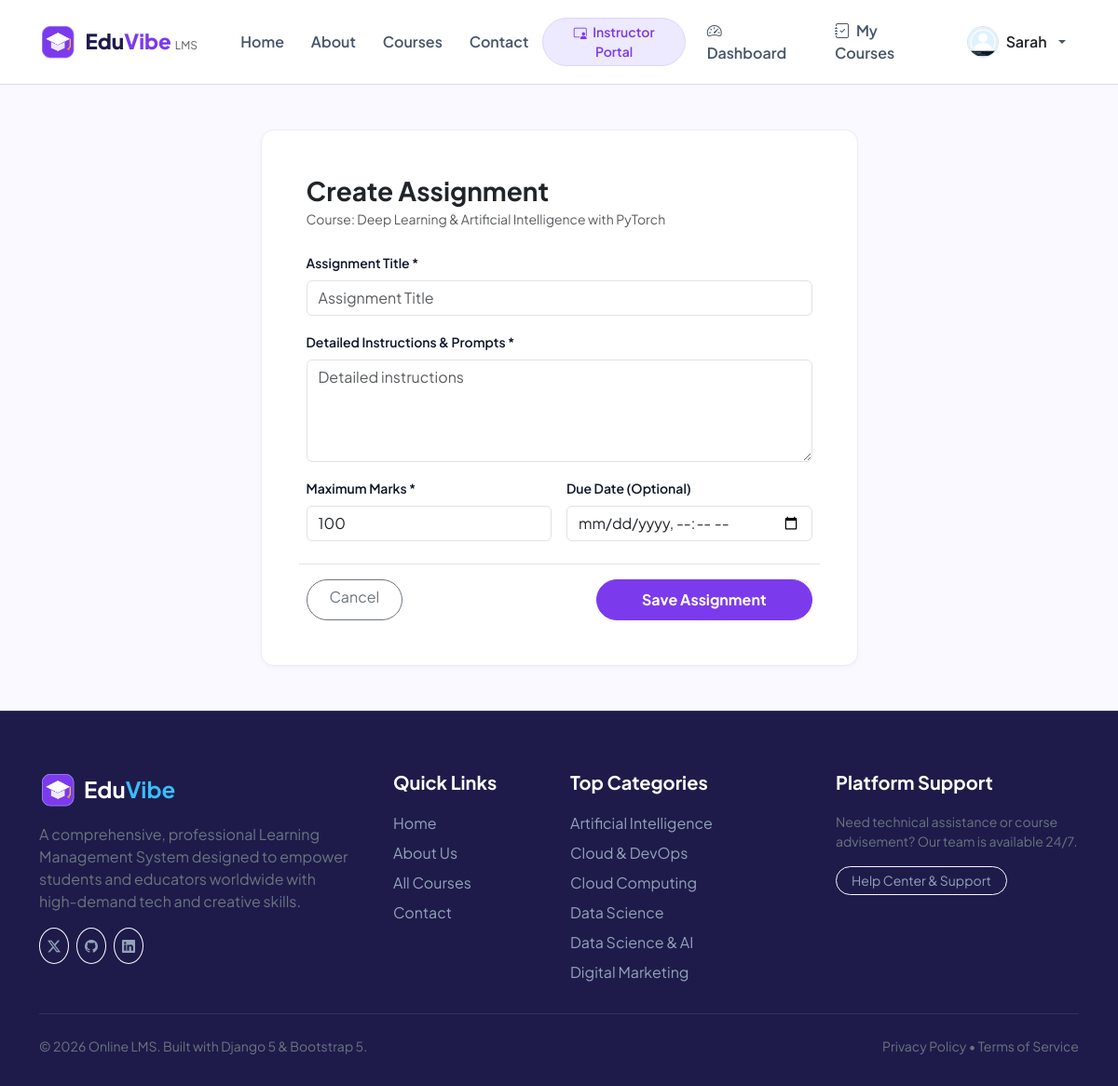
The app's page /instructor/course/9/assignment/add/ (signed in) with its own data.
### online_app/models.py (models this page shows, shortened)
class UserProfile(models.Model):
    ROLE_CHOICES = [
        ('student', 'Student'),
        ('instructor', 'Instructor'),
        ('admin', 'Admin'),
    ]
    user = models.OneToOneField(User, on_delete=models.CASCADE, related_name='profile')
    role = models.CharField(max_length=20, choices=ROLE_CHOICES, default='student')
    phone = models.CharField(max_length=25, blank=True)
    headline = models.CharField(max_length=150, blank=True, help_text="e.g. Senior Software Engineer | Student")
    bio = models.TextField(blank=True)
    avatar = models.ImageField(upload_to='avatars/', blank=True, null=True)
    avatar_static = models.CharField(max_length=255, blank=True, default='online_app/images/instructors/instructor1.jpg')
    created_at = models.DateTimeField(auto_now_add=True)
    def is_instructor(self):
        return self.role in ['instructor', 'admin'] or self.user.is_staff
    def get_avatar_url(self):
        if self.avatar:
            return self.avatar.url
        if self.avatar_static:
            return static(self.avatar_static)
        return static('online_app/images/instructors/instructor1.jpg')

class Course(models.Model):
    LEVEL_CHOICES = [
        ('all', 'All Levels'),
        ('beginner', 'Beginner'),
        ('intermediate', 'Intermediate'),
        ('advanced', 'Advanced'),
    ]
    title = models.CharField(max_length=200)
    slug = models.SlugField(unique=True, blank=True)
    category = models.ForeignKey(Category, on_delete=models.SET_NULL, null=True, related_name='courses')
    instructor = models.ForeignKey(User, on_delete=models.CASCADE, related_name='courses_created')
    short_description = models.CharField(max_length=300)
    description = models.TextField()
    price = models.DecimalField(max_digits=8, decimal_places=2, default=0.00)
    level = models.CharField(max_length=20, choices=LEVEL_CHOICES, default='all')
    thumbnail = models.ImageField(upload_to='courses/', blank=True, null=True)
    thumbnail_static = models.CharField(max_length=255, blank=True, default='online_app/images/courses/course1.png')
    duration_hours = models.DecimalField(max_digits=5, decimal_places=1, default=10.0)
    is_published = models.BooleanField(default=True)
    created_at = models.DateTimeField(auto_now_add=True)
    updated_at = models.DateTimeField(auto_now=True)
    class Meta:
        ordering = ['-created_at']

class Category(models.Model):
    name = models.CharField(max_length=100)
    slug = models.SlugField(unique=True, blank=True)
    icon = models.CharField(max_length=60, default='bi-code-slash', help_text="Bootstrap icon class name")
    description = models.TextField(blank=True)
    image = models.ImageField(upload_to='categories/', blank=True, null=True)
    image_static = models.CharField(max_length=255, blank=True, default='')
    class Meta:
        verbose_name_plural = 'Categories'
        ordering = ['name']

### online_app/views.py (the view)
# urls.py: path('instructor/course/<int:course_id>/assignment/add/', views.add_assignment, name='add_assignment'),
@login_required
def add_assignment(request, course_id):
    course = get_object_or_404(Course, id=course_id, instructor=request.user)
    if request.method == 'POST':
        form = AssignmentForm(request.POST)
        if form.is_valid():
            assignment = form.save(commit=False)
            assignment.course = course
            assignment.save()
            messages.success(request, f"Assignment '{assignment.title}' created.")
            return redirect('course_detail', slug=course.slug)
    else:
        form = AssignmentForm()
    return render(request, 'online_app/assignment_form.html', {'form': form, 'course': course})

### online_app/forms.py
class AssignmentForm(forms.ModelForm):
    class Meta:
        model = Assignment
        fields = ['title', 'description', 'due_date', 'max_marks']
        widgets = {
            'title': forms.TextInput(attrs={'class': 'form-control', 'placeholder': 'Assignment Title'}),
            'description': forms.Textarea(attrs={'class': 'form-control', 'rows': 4, 'placeholder': 'Detailed instructions'}),
            'due_date': forms.DateTimeInput(attrs={'class': 'form-control', 'type': 'datetime-local'}),
            'max_marks': forms.NumberInput(attrs={'class': 'form-control'}),
        }

### online_app/views.py (called while the page is built)
def global_categories_processor(request):
    return {
        'nav_categories': Category.objects.all()[:6]
    }

### online_app/templates/online_app/assignment_form.html (shortened to what this page needs)
{% extends 'online_app/base.html' %}
{% load static %}
{% block content %}
<div class="container py-5">
  <div class="row justify-content-center">
    <div class="col-lg-7">
      <div class="card-custom p-4 p-md-5 bg-white">
        <h3 class="fw-bold mb-1 text-dark">Create Assignment</h3>
        <p class="text-muted small mb-4">Course: {{ course.title }}</p>
        <form method="POST">
          <div class="row g-3">
            <div class="col-12">
              <label class="form-label small fw-semibold">Assignment Title *</label>
              {{ form.title }}
            </div>
            <div class="col-12">
              <label class="form-label small fw-semibold">Detailed Instructions &amp; Prompts *</label>
              {{ form.description }}
            </div>
            <div class="col-md-6">
              <label class="form-label small fw-semibold">Maximum Marks *</label>
              {{ form.max_marks }}
            </div>
            <div class="col-md-6">
              <label class="form-label small fw-semibold">Due Date (Optional)</label>
              {{ form.due_date }}
            </div>
            <div class="col-12 mt-4 pt-3 border-top d-flex justify-content-between">
              <a href="{% url 'course_detail' slug=course.slug %}" class="btn btn-outline-secondary rounded-pill px-4">Cancel</a>
              <button type="submit" class="btn btn-primary rounded-pill px-5 fw-bold">Save Assignment</button>
            </div>
          </div>
        </form>
      </div>
    </div>
  </div>
</div>
{% endblock %}

### online_app/templates/online_app/base.html (shortened to what this page needs)
{% load static %}
<!DOCTYPE html>
<html lang="en">
<head>
  <link href="https://cdn.jsdelivr.net/npm/bootstrap@5.3.3/dist/css/bootstrap.min.css" rel="stylesheet">
  <link rel="stylesheet" href="https://cdn.jsdelivr.net/npm/bootstrap-icons@1.11.3/font/bootstrap-icons.min.css">
  <link rel="stylesheet" href="{% static 'online_app/css/style.css' %}">
</head>
<body>
  <nav class="navbar navbar-expand-lg navbar-lms">
    <div class="container">
      <a class="navbar-brand" href="{% url 'home' %}">
        <img src="{% static 'online_app/images/logo/logo.png' %}" alt="LMS Logo" class="brand-logo-img">
        <span>Edu<span style="color: var(--purple-primary);">Vibe</span> <small class="fw-normal text-muted" style="font-size: 0.75rem;">LMS</small></span>
      </a>
      <div class="collapse navbar-collapse" id="navbarLmsNav">
        <ul class="navbar-nav me-auto mb-2 mb-lg-0 ms-lg-3">
          <li class="nav-item">
            <a class="nav-link {% if request.resolver_match.url_name == 'home' %}active{% endif %}" href="{% url 'home' %}">Home</a>
          </li>
          <li class="nav-item">
            <a class="nav-link {% if request.resolver_match.url_name == 'about' %}active{% endif %}" href="{% url 'about' %}">About</a>
          </li>
          <li class="nav-item">
            <a class="nav-link {% if request.resolver_match.url_name == 'courses' or request.resolver_match.url_name == 'course_detail' %}active{% endif %}" href="{% url 'courses' %}">Courses</a>
          </li>
          <li class="nav-item">
            <a class="nav-link {% if request.resolver_match.url_name == 'contact' %}active{% endif %}" href="{% url 'contact' %}">Contact</a>
          </li>
        </ul>
        <ul class="navbar-nav ms-auto align-items-lg-center gap-2">
          {% if user.is_authenticated %}
            {% if user.profile.is_instructor %}
              <li class="nav-item">
                <a class="btn btn-lavender btn-sm rounded-pill px-3" href="{% url 'instructor_dashboard' %}">
                  <i class="bi bi-person-video3 me-1"></i> Instructor Portal
                </a>
              </li>
            {% endif %}
            <li class="nav-item">
              <a class="nav-link" href="{% url 'student_dashboard' %}">
                <i class="bi bi-speedometer2 me-1"></i> Dashboard
              </a>
            </li>
            <li class="nav-item">
              <a class="nav-link" href="{% url 'my_courses' %}">
                <i class="bi bi-journal-check me-1"></i> My Courses
              </a>
            </li>
            <li class="nav-item dropdown">
              <a class="nav-link dropdown-toggle d-flex align-items-center gap-2" href="#" id="userMenuDropdown" role="button" data-bs-toggle="dropdown" aria-expanded="false">
                <img src="{{ user.profile.get_avatar_url }}" alt="{{ user.username }}" class="rounded-circle border" width="34" height="34" style="object-fit: cover;">
                <span class="d-none d-lg-inline fw-semibold text-dark">{{ user.first_name|default:user.username }}</span>
              </a>
            </li>
          {% endif %}
        </ul>
      </div>
    </div>
  </nav>
  <main>
    {% block content %}{% endblock %}
  </main>
  <footer class="footer-lms">
    <div class="container">
      <div class="row g-4">
        <div class="col-lg-4 col-md-6">
          <div class="d-flex align-items-center gap-2 mb-3">
            <img src="{% static 'online_app/images/logo/logo.png' %}" alt="Logo" class="brand-logo-img">
            <span class="h4 text-white fw-bold mb-0">Edu<span style="color: var(--blue-primary);">Vibe</span></span>
          </div>
          <p class="text-secondary pe-lg-4">
            A comprehensive, professional Learning Management System designed to empower students and educators worldwide with high-demand tech and creative skills.
          </p>
          <div class="d-flex gap-2 mt-3">
            <a href="#" class="btn btn-outline-light btn-sm rounded-circle p-2"><i class="bi bi-twitter-x"></i></a>
            <a href="#" class="btn btn-outline-light btn-sm rounded-circle p-2"><i class="bi bi-github"></i></a>
            <a href="#" class="btn btn-outline-light btn-sm rounded-circle p-2"><i class="bi bi-linkedin"></i></a>
          </div>
        </div>
        <div class="col-lg-2 col-md-6 col-6">
          <h5>Quick Links</h5>
          <ul class="list-unstyled mb-0">
            <li class="mb-2"><a href="{% url 'home' %}">Home</a></li>
            <li class="mb-2"><a href="{% url 'about' %}">About Us</a></li>
            <li class="mb-2"><a href="{% url 'courses' %}">All Courses</a></li>
            <li class="mb-2"><a href="{% url 'contact' %}">Contact</a></li>
          </ul>
        </div>
        <div class="col-lg-3 col-md-6 col-6">
          <h5>Top Categories</h5>
          <ul class="list-unstyled mb-0">
            {% for cat in nav_categories %}
              <li class="mb-2"><a href="{% url 'courses' %}?category={{ cat.slug }}">{{ cat.name }}</a></li>
            {% empty %}
              <li class="mb-2"><a href="{% url 'courses' %}">Web Development</a></li>
              <li class="mb-2"><a href="{% url 'courses' %}">Data Science & AI</a></li>
            {% endfor %}
          </ul>
        </div>
        <div class="col-lg-3 col-md-6">
          <h5>Platform Support</h5>
          <p class="text-secondary small">Need technical assistance or course advisement? Our team is available 24/7.</p>
          <a href="{% url 'contact' %}" class="btn btn-outline-light btn-sm rounded-pill px-3">Help Center &amp; Support</a>
        </div>
      </div>
      <div class="pt-4 mt-4 border-top border-secondary border-opacity-25 d-flex flex-column flex-md-row justify-content-between align-items-center gap-2 text-secondary small">
        <p class="mb-0">&copy; 2026 Online LMS. Built with Django 5 &amp; Bootstrap 5.</p>
        <div>
          <span>Privacy Policy</span> • <span>Terms of Service</span>
        </div>
      </div>
    </div>
  </footer>
</body>
</html>

### online_app/static/online_app/css/style.css (style rules this page uses)
:root { --lavender-light: #F5F3FF; --lavender: #EDE9FE; --lavender-dark: #DDD6FE; --purple-soft: #8B5CF6; --purple-primary: #7C3AED; --purple-dark: #6D28D9; --blue-light: #E0F2FE; --blue-primary: #38BDF8; --blue-dark: #0284C7; --navy-text: #0F172A; --navy-dark: #1E1B4B; --text-muted: #64748B; --light-bg: #FAF9FF; --white: #FFFFFF; --light-grey: #F1F5F9; --border-color: #E2E8F0; --radius-sm: 8px; --radius-md: 14px; --radius-lg: 20px; --shadow-sm: 0 2px 4px rgba(124, 58, 237, 0.04); --shadow-md: 0 4px 12px rgba(124, 58, 237, 0.08); --shadow-lg: 0 10px 25px rgba(124, 58, 237, 0.12); }
body { font-family: 'Plus Jakarta Sans', -apple-system, BlinkMacSystemFont, 'Segoe UI', Roboto, Helvetica, Arial, sans-serif; color: var(--navy-text); background-color: var(--light-bg); min-height: 100vh; display: flex; flex-direction: column; }
main { flex: 1 0 auto; }
.navbar-lms { background-color: rgba(255, 255, 255, 0.95); backdrop-filter: blur(10px); border-bottom: 1px solid var(--lavender-dark); padding: 0.8rem 0; position: sticky; top: 0; z-index: 1020; }
.navbar-brand { font-weight: 800; font-size: 1.4rem; color: var(--navy-dark); display: flex; align-items: center; gap: 0.6rem; }
.brand-logo-img { width: 40px; height: 40px; border-radius: var(--radius-sm); object-fit: contain; }
.nav-link { font-weight: 600; color: #475569; padding: 0.5rem 0.9rem !important; border-radius: var(--radius-sm); transition: all 0.2s ease; }
.btn-primary { background-color: var(--purple-primary); border-color: var(--purple-primary); color: #fff; font-weight: 600; border-radius: var(--radius-sm); padding: 0.55rem 1.3rem; transition: all 0.2s ease; }
.btn-lavender { background-color: var(--lavender); color: var(--purple-primary); font-weight: 600; border: 1px solid var(--lavender-dark); }
.card-custom { background-color: var(--white); border: 1px solid var(--lavender); border-radius: var(--radius-md); box-shadow: var(--shadow-sm); transition: transform 0.2s ease, box-shadow 0.2s ease; }
.footer-lms { background-color: var(--navy-dark); color: #CBD5E1; padding: 4rem 0 2rem; margin-top: auto; border-top: 1px solid rgba(255, 255, 255, 0.1); }
.footer-lms h5 { color: #FFFFFF; font-weight: 700; margin-bottom: 1.25rem; }
.footer-lms a { color: #94A3B8; text-decoration: none; transition: color 0.2s; }

### records on screen
Course: title "Deep Learning & Artificial Intelligence with PyTorch"
Category: name "Artificial Intelligence"
Category: name "Cloud & DevOps"
Category: name "Cloud Computing"
Category: name "Data Science"
Category: name "Data Science & AI"
Category: name "Digital Marketing"

### other values on screen
{{ user.first_name|default:user.username }} "Sarah"
